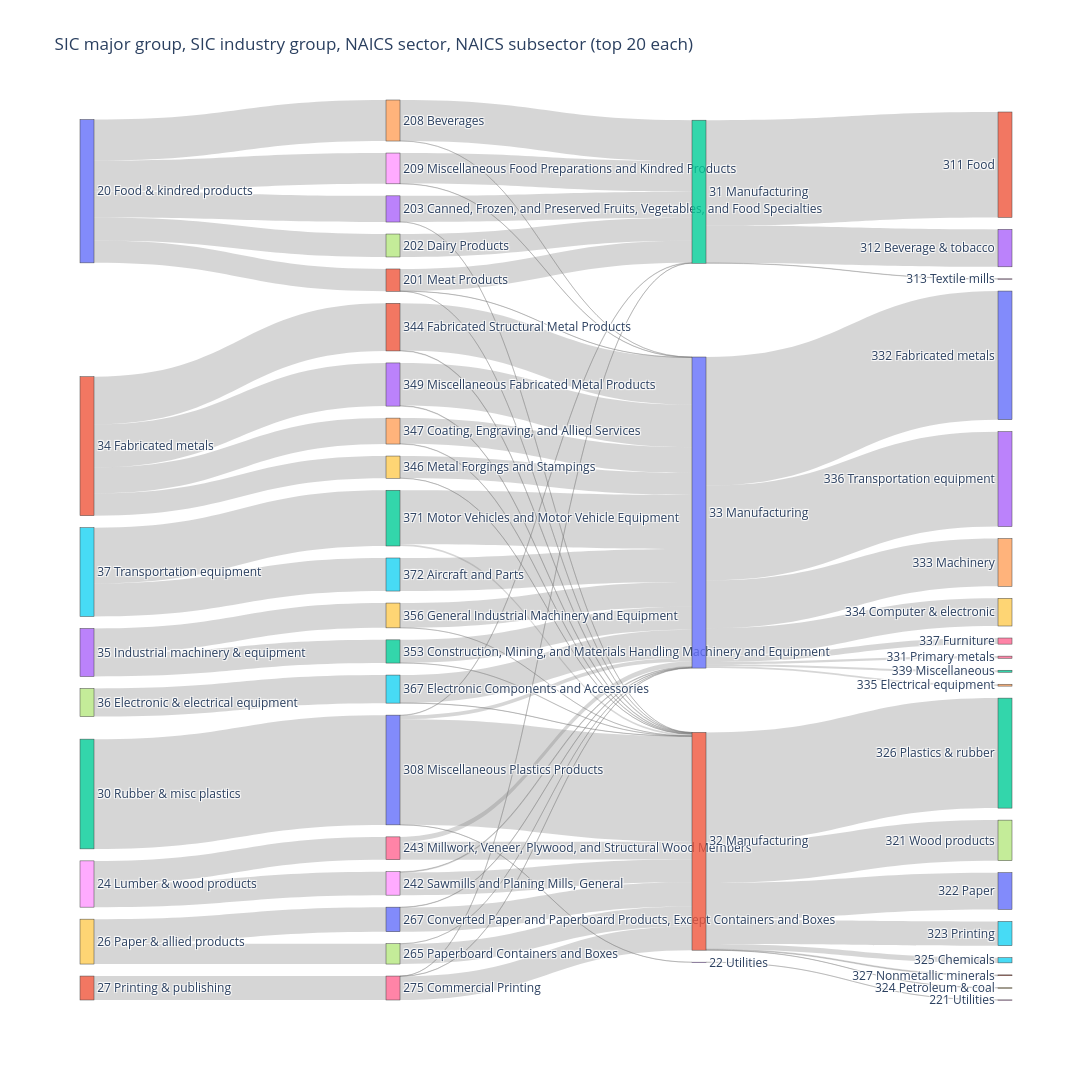

The code cell stored with this chart in its notebook:
### Markdown cell above
Per the sankey plot below, we can see that SIC codes are mostly associated with NAICS manufacturing prefixes, and that prefixes add little information over the suffixes since they are broadly associated with many SIC codes. Due to the ubiquitous nature of SIC codes, we can drop NAICS prefixes and fill suffixes with "Other" and rely on SIC codes to distinguish these industries.

### Code cell
def top(col, name_col, n=20):
    return (ASSESS.drop_nulls(col).group_by(col, name_col).len().sort("len", descending=True).head(n))

t_sic, t_n2, t_s3, t_n3 = (
    top("SIC2", "SIC2_name"), top("NAICS2", "NAICS2_name"),
    top("SIC3", "SIC3_label"), top("NAICS3", "NAICS3_name"),
)

flows = (
    ASSESS.filter(
        pl.col("SIC2").is_in(t_sic["SIC2"].implode())
        & pl.col("NAICS2").is_in(t_n2["NAICS2"].implode())
        & pl.col("SIC3").is_in(t_s3["SIC3"].implode())
        & pl.col("NAICS3").is_in(t_n3["NAICS3"].implode())
    )
    .group_by("SIC2", "NAICS2", "SIC3", "NAICS3").len()
)
print(f"{flows['len'].sum()} of {ASSESS.height} assessments shown")

# layers in left-to-right order
layers = [
    ("SIC", t_sic, "SIC2", "SIC2_name"),
    ("S3", t_s3, "SIC3", "SIC3_label"),
    ("N2", t_n2, "NAICS2", "NAICS2_name"),
    ("N3", t_n3, "NAICS3", "NAICS3_name"),
]
# node list: one node per (layer, code)
labels, idx = [], {}
for tag, df, col, name_col in layers:
    for code, name in df.select(col, name_col).iter_rows():
        idx[(tag, code)] = len(labels)
        labels.append(f"{code} {name or '(unmapped)'}")

# links between each pair of adjacent layers
src, tgt, val = [], [], []
for (a_tag, _, a_col, _), (b_tag, _, b_col, _) in zip(layers, layers[1:]):
    for a, b, w in flows.group_by(a_col, b_col).agg(pl.col("len").sum()).iter_rows():
        src.append(idx[(a_tag, a)]); tgt.append(idx[(b_tag, b)]); val.append(w)

fig = go.Figure(go.Sankey(
    node=dict(label=labels, pad=12, thickness=14),
    link=dict(source=src, target=tgt, value=val, color="rgba(120,120,120,0.3)"),
))
fig.update_layout(height=1080, width=1600, title_text="SIC major group, SIC industry group, NAICS sector, NAICS subsector (top 20 each)")
fig.show()

### Figure 1 — Plotly figure (JSON) as saved in the notebook; plotly's stock layout.template omitted (floating-point values rounded to 4 significant figures)
{"data": [{"link": {"color": "rgba(120,120,120,0.3)", "source": [0, 1, 5, 7, 8, 1, 11, 0, 1, 0, 9, 3, 5, 1, 3, 9, 0, 8, 0, 2, 25, 31, 39, 22, 32, 23, 34, 28, 37, 21, 23, 26, 20, 34, 25, 26, 36, 30, 24, 35, 39, 31, 31, 29, 22, 38, 28, 27, 27, 20, 20, 30, 36, 26, 38, 33, 21, 32, 24, 20, 33, 29, 41, 41, 40, 40, 40, 42, 40, 42, 41, 40, 40, 43, 41, 41, 42, 40, 41, 41, 40], "target": [37, 34, 35, 25, 38, 21, 26, 28, 39, 33, 27, 29, 22, 23, 32, 30, 24, 36, 31, 20, 40, 42, 40, 40, 41, 40, 40, 40, 42, 41, 41, 42, 42, 41, 41, 41, 40, 40, 40, 40, 41, 41, 40, 41, 41, 40, 42, 40, 41, 43, 40, 41, 41, 40, 41, 42, 40, 40, 42, 41, 41, 40, 75, 70, 66, 69, 60, 73, 74, 61, 65, 64, 63, 68, 71, 79, 78, 72, 67, 62, 76], "value": [184, 208, 265, 225, 188, 382, 192, 247, 178, 210, 163, 199, 447, 346, 186, 197, 329, 183, 179, 880, 224, 177, 177, 433, 1, 342, 205, 2, 184, 4, 4, 1, 3, 3, 1, 189, 40, 3, 1, 265, 1, 1, 1, 1, 14, 6, 245, 1, 162, 1, 31, 194, 143, 2, 182, 209, 378, 185, 328, 845, 1, 198, 194, 295, 17, 222, 1031, 300, 15, 845, 42, 383, 761, 1, 7, 1, 2, 16, 325, 882, 49]}, "node": {"label": ["20 Food & kindred products", "34 Fabricated metals", "30 Rubber & misc plastics", "35 Industrial machinery & equipment", "33 Primary metals", "37 Transportation equipment", "28 Chemicals & allied products", "36 Electronic & electrical equipment", "24 Lumber & wood products", "26 Paper & allied products", "32 Stone, clay, glass & concrete", "27 Printing & publishing", "38 Instruments & related products", "22 Textile mill products", "25 Furniture & fixtures", "49 Electric, gas & sanitary services", "23 Apparel", "39 Miscellaneous manufacturing", "29 Petroleum refining", "82 Educational services", "308 Miscellaneous Plastics Products", "344 Fabricated Structural Metal Products", "371 Motor Vehicles and Motor Vehicle Equipment", "349 Miscellaneous Fabricated Metal Products", "208 Beverages", "367 Electronic Components and Accessories", "275 Commercial Printing", "265 Paperboard Containers and Boxes", "209 Miscellaneous Food Preparations and Kindred Products", "356 General Industrial Machinery and Equipment", "267 Converted Paper and Paperboard Products, Except Containers and Boxes", "201 Meat Products", "353 Construction, Mining, and Materials Handling Machinery and Equipment", "203 Canned, Frozen, and Preserved Fruits, Vegetables, and Food Specialties", "347 Coating, Engraving, and Allied Services", "372 Aircraft and Parts", "243 Millwork, Veneer, Plywood, and Structural Wood Members", "202 Dairy Products", "242 Sawmills and Planing Mills, General", "346 Metal Forgings and Stampings", "33 Manufacturing", "32 Manufacturing", "31 Manufacturing", "22 Utilities", "61 Educational Services", "42 Wholesale Trade", "62 Health Care and Social Assistance", "71 Arts, Entertainment, and Recreation", "81 Other Services (except Public Administration)", "51 Information", "21 Mining, Quarrying, and Oil and Gas Extraction", "11 Agriculture, Forestry, Fishing and Hunting", "49 Transportation and Warehousing", "54 Professional, Scientific, and Technical Services", "72 Accommodation and Food Services", "92 Public Administration", "56 Administrative and Support and Waste Management and Remediation Services", "55 Management of Companies and Enterprises", "23 Construction", "44 Retail Trade", "332 Fabricated metals", "311 Food", "326 Plastics & rubber", "336 Transportation equipment", "333 Machinery", "325 Chemicals", "331 Primary metals", "321 Wood products", "221 Utilities", "334 Computer & electronic", "322 Paper", "327 Nonmetallic minerals", "339 Miscellaneous", "312 Beverage & tobacco", "335 Electrical equipment", "323 Printing", "337 Furniture", "611 Educational services", "313 Textile mills", "324 Petroleum & coal"], "pad": 12, "thickness": 14}, "type": "sankey"}], "layout": {"height": 1080, "title": {"text": "SIC major group, SIC industry group, NAICS sector, NAICS subsector (top 20 each)"}, "width": 1600}}
